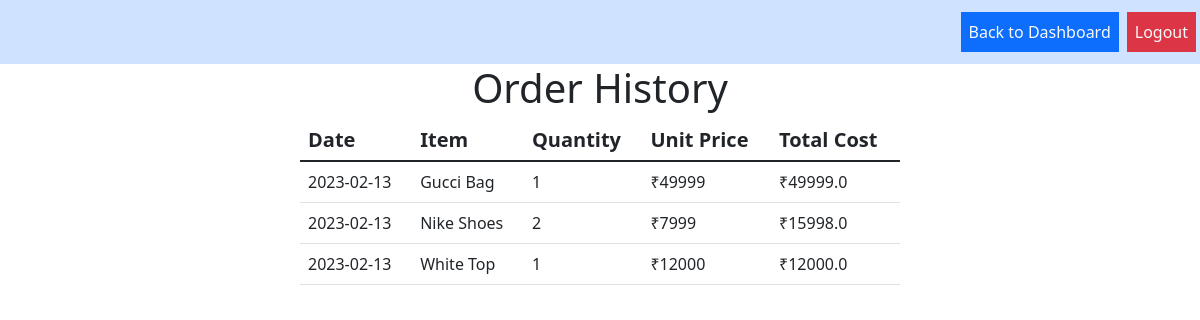
Page /dashboard/order-history (signed in) on the committed database.
### products/models.py (models this page shows)
class Product(models.Model):
    id = models.UUIDField(primary_key=True,default=uuid.uuid4)
    name = models.CharField(max_length=100)
    price = models.IntegerField()
    image = models.URLField(max_length=100000,default="https://picsum.photos/200")
    description = models.CharField(max_length=150,default='This is a product')

class OrderDetail(models.Model):
    class Meta:
        unique_together = (('order_id','product_id'))
    order_id = models.ForeignKey(Order,on_delete=models.CASCADE)
    product_id = models.ForeignKey(Product,on_delete=models.CASCADE)
    quantity = models.IntegerField()
    unit_price = models.IntegerField()
    total_price = models.FloatField()

### dashboard/views.py (the view)
# urls.py: path('order-history',order_history_view,name='order_history')
def order_history_view(request):
    user = User.objects.get(username=request.user)
    orders = Order.objects.filter(user_id=user.id)
    if orders:
        orders_list = []
        for order in orders:
            order_dict = model_to_dict(order)
            order_date = str(order_dict['order_date'])
            orderDetails = OrderDetail.objects.filter(order_id=order)
            for eachOrder in orderDetails:
                orderDetails_copy = model_to_dict(eachOrder)
                product = Product.objects.get(id=orderDetails_copy['product_id'])
                product_dict = product.__dict__
                product_name = product_dict['name']
                orderDetails_copy['name'] = product_name
                orderDetails_copy['date'] = order_date
                orders_list.append(orderDetails_copy)
        context = {
            "orders_list":orders_list
        }
    else:
        context = {
            "orders_list":[]
        }
    return render(request,'dashboard/order_history.html',context=context)

### templates/dashboard/order_history.html (shortened to what this page needs)
{%  load static  %}
<!DOCTYPE html>
<html lang="en">
<head>
    <link href="https://cdn.jsdelivr.net/npm/bootstrap@5.3.0-alpha1/dist/css/bootstrap.min.css" rel="stylesheet">
    <link rel="stylesheet" href="{% static 'cart.css'    %}">
</head>
<body>
    <nav class="navbar navbar-expand-lg  bg-primary-subtle">
        <ul class="navbar-nav ms-auto">
            <li class="nav-item bg-primary m-1 ">
                <a href="{%  url 'home' %}" class="nav-link text-light">Back to Dashboard</a>
            </li>
            <li class="nav-item bg-danger m-1 ">
                <a href="{%  url 'logout' %}" class="nav-link text-light">Logout</a>
            </li>
        </ul>
    </nav>
    <h1>Order History </h1>
    <div class="wrapper">
        {% if orders_list %}
        <table class="table table-hover ">
            <thead class="h5">
                <tr>
                        <th scope="col">Date</th>
                        <th scope="col">Item</th>
                        <th scope="col">Quantity</th>
                        <th scope="col">Unit Price</th>
                        <th scope="col">Total Cost</th>
                </tr>
            </thead>
            <tbody class="table-group-divider">
                {%  for order in orders_list   %}
                <tr>
                    <td>{{order.date}}</td>
                    <td>{{order.name}}</td>
                    <td>{{order.quantity}}</td>
                    <td>₹{{order.unit_price}}</td>
                    <td>₹{{order.total_price}}</td>
                </tr>
                {%  endfor    %}
            </tbody>
        </table>
        {%   else   %}
        <h3>No Orders were placed!</h3>
        {%   endif   %}
    </div>
</body>
</html>

### static/cart.css (style rules this page uses)
* { margin: 0; padding: 0; }
.wrapper { display: flex; justify-content: center; align-items: center; }
h1 { text-align: center; }
.table { width:50%; }

### rows in the picture
Product: date "2023-02-13", name "Gucci Bag", quantity "1", unit_price "49999", total_price "49999.0"
Product: date "2023-02-13", name "Nike Shoes", quantity "2", unit_price "7999", total_price "15998.0"
Product: date "2023-02-13", name "White Top", quantity "1", unit_price "12000", total_price "12000.0"
